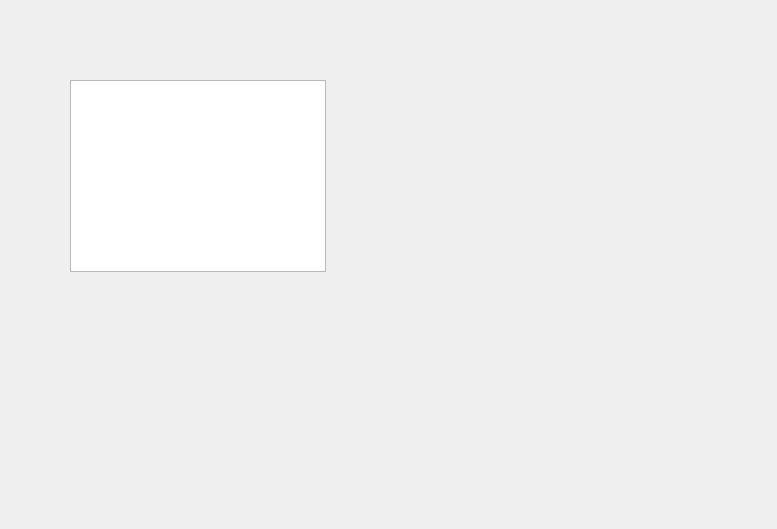
<?xml version="1.0" encoding="UTF-8"?>
<ui version="4.0">
 <class>Form</class>
 <widget class="QWidget" name="Form">
  <property name="geometry">
   <rect>
    <x>0</x>
    <y>0</y>
    <width>777</width>
    <height>529</height>
   </rect>
  </property>
  <property name="windowTitle">
   <string>Form</string>
  </property>
  <widget class="pyqtgraph" name="graphicsView">
   <property name="geometry">
    <rect>
     <x>70</x>
     <y>80</y>
     <width>256</width>
     <height>192</height>
    </rect>
   </property>
  </widget>
 </widget>
 <customwidgets>
  <customwidget>
   <class>pyqtgraph</class>
   <extends>QGraphicsView</extends>
   <header>pyqtgraph</header>
  </customwidget>
 </customwidgets>
 <resources/>
 <connections/>
</ui>
